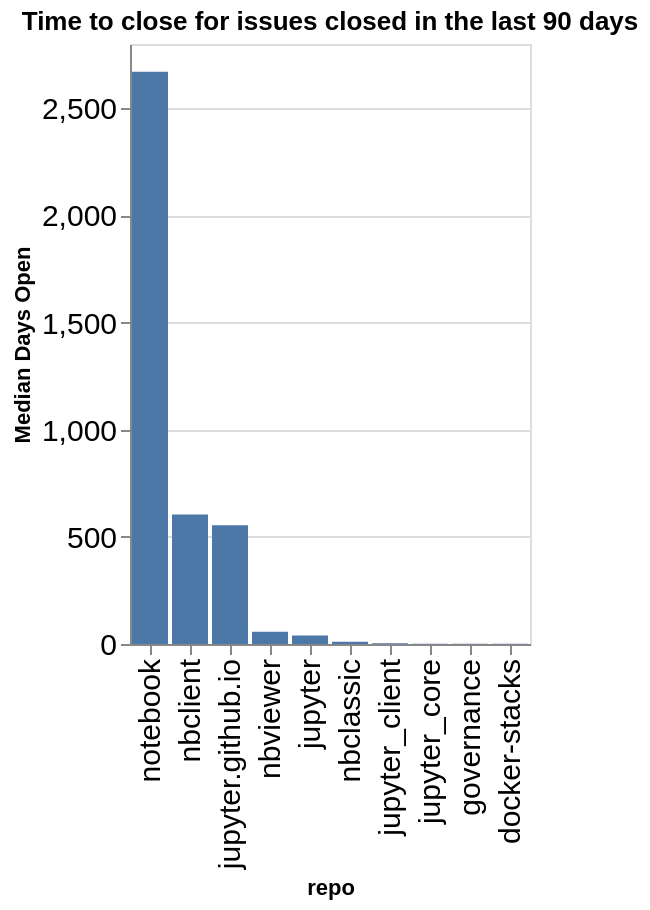

The notebook cell saved with this chart:
### Code cell
time_open = closed.groupby(['org', 'repo']).agg({'time_open': 'median'}).reset_index()
time_open['time_open'] = time_open['time_open'] / (60 * 60 * 24)
time_open['org/repo'] = time_open.apply(lambda a: a['org'] + '/' + a['repo'], axis=1)
sorted_vals = time_open.sort_values(['org', 'time_open'], ascending=False)['repo'].values
alt.Chart(data=time_open, title=f"Time to close for issues closed in the last {n_days} days").mark_bar().encode(
    x=alt.X('repo', sort=alt.Sort(sorted_vals.tolist())),
    y=alt.Y('time_open', title="Median Days Open"),
)

### Figure 1 — Vega-Lite specification as saved in the notebook (floating-point values rounded to 4 significant figures)
{"config": {"axisLeft": {"labelFontSize": 15}, "axisBottom": {"labelFontSize": 15}}, "data": {"name": "data-72947d1c3d042dd676c6a6f30e48de26"}, "mark": {"type": "bar"}, "encoding": {"x": {"field": "repo", "sort": ["notebook", "nbclient", "jupyter.github.io", "nbviewer", "jupyter", "nbclassic", "jupyter_client", "jupyter_core", "governance", "docker-stacks"], "type": "nominal"}, "y": {"field": "time_open", "title": "Median Days Open", "type": "quantitative"}}, "title": "Time to close for issues closed in the last 90 days", "$schema": "https://vega.github.io/schema/vega-lite/v5.20.1.json", "datasets": {"data-72947d1c3d042dd676c6a6f30e48de26": [{"org": "jupyter", "repo": "docker-stacks", "time_open": 0.6748, "org/repo": "jupyter/docker-stacks"}, {"org": "jupyter", "repo": "governance", "time_open": 0.8874, "org/repo": "jupyter/governance"}, {"org": "jupyter", "repo": "jupyter", "time_open": 39.47, "org/repo": "jupyter/jupyter"}, {"org": "jupyter", "repo": "jupyter.github.io", "time_open": 554.1, "org/repo": "jupyter/jupyter.github.io"}, {"org": "jupyter", "repo": "jupyter_client", "time_open": 2.976, "org/repo": "jupyter/jupyter_client"}, {"org": "jupyter", "repo": "jupyter_core", "time_open": 1.356, "org/repo": "jupyter/jupyter_core"}, {"org": "jupyter", "repo": "nbclassic", "time_open": 10.2, "org/repo": "jupyter/nbclassic"}, {"org": "jupyter", "repo": "nbclient", "time_open": 604.1, "org/repo": "jupyter/nbclient"}, {"org": "jupyter", "repo": "nbviewer", "time_open": 57.54, "org/repo": "jupyter/nbviewer"}, {"org": "jupyter", "repo": "notebook", "time_open": 2670.0, "org/repo": "jupyter/notebook"}]}}
